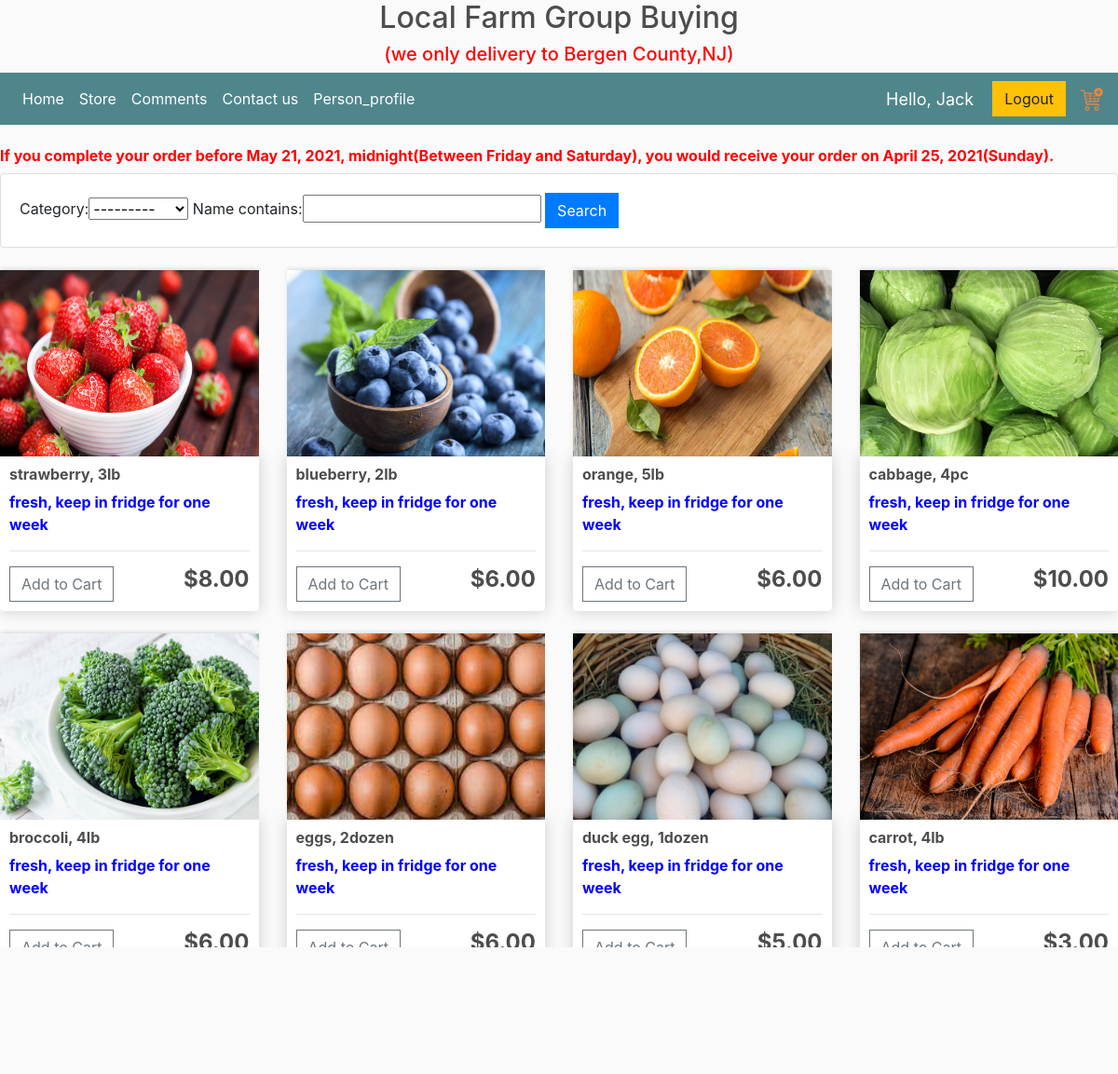
Screenshot of /storein/ (signed in) with the database file from the repository.
### store/models.py (models this page shows, shortened)
class TimeSet(models.Model):
	End_time = models.DateTimeField(max_length=100, null=True)
	Delivery_date = models.DateField(max_length=100, null=True)

class Product(models.Model):
	CATEGORY = (
		('Vegetables', 'Vegetables'),
		('Fruits', 'Fruits'),
		('Eggs', 'Eggs'),
	)
	name = models.CharField(max_length=200)
	category = models.CharField(max_length=200, null=True, choices=CATEGORY)
	price = models.FloatField()
	describe = models.CharField(max_length=1000)
	image = models.ImageField(null=True, blank=True)
	@property
	def imageURL(self):
		try:
			url = self.image.url
		except:
			url = ''
		return url

### store/decorators.py (the view)
		def wrapper_func(request, *args, **kwargs):
			group = None
			if request.user.groups.exists():
				group = request.user.groups.all()[0].name
			if group in allowed_roles:
				return view_func(request, *args, **kwargs)
			else:
				return HttpResponse('You are not authorized')

### store/views.py (called while the page is built)
@login_required(login_url='login')
@allowed_users(allowed_roles=['admin',  'customer'])
def storein(request):
	times = TimeSet.objects.get(id=1)
	delivery = times.Delivery_date
	end_time = times.End_time
	products = Product.objects.all()
	myFilter = ProductFilter(request.GET, queryset=products)
	products = myFilter.qs
	context = {'times': times, 'delivery': delivery, 'end_time': end_time, 'products': products, 'myFilter': myFilter}
	return render(request, 'store/storein.html', context)

### store/templates/store/storein.html
{% extends 'store/mainin.html' %}
{% load static %}
{% block content %}
<br>
<div class="row">
	<div class="col">
	<h6 style="color:red"><strong>If you complete your order before {{end_time}}(Between Friday and Saturday), you would receive your order on {{delivery}}(Sunday).</strong></h6>
	</div>
</div>
<div class="row">
	<div class="col">
		<div class="card card-body">
			<form method="get">
				{{myFilter.form}}
		    <button class="btn btn-primary" type="submit">Search</button>
		  </form>
		</div>
	</div>
</div>
<br>
<div class="row">
		{% for product in products %}
		<div class="col-lg-3">
			<img class="thumbnail" src="{{product.imageURL}}">
			<div class="box-element product">
				<h6><strong>{{product.name}}</strong></h6>
				<h7 style="color:blue"><strong>{{product.describe}}</strong></h7>
				<hr>
				<button data-product="{{product.id}}" data-action="add" class="btn btn-outline-secondary add-btn update-cart">Add to Cart</button>
				<h4 style="display: inline-block; float: right"><strong>${{product.price|floatformat:2}}</strong></h4>
			</div>
			<br>
		</div>
		{% endfor %}
	</div>
{% endblock %}

### store/templates/store/navbarin.html (shortened to what this page needs)
{% load static %}
<nav class="navbar navbar-expand-lg navbar-dark bg-dark">
    <div class="collapse navbar-collapse" id="navbarSupportedContent">
	    <ul class="navbar-nav mr-auto">
	      <li class="nav-item active">
	        <a class="nav-link" href="{% url 'homein' %}">Home </a>
	      </li>
              <li class="nav-item active">
	        <a class="nav-link" href="{% url 'storein' %}">Store</a>
			</li>
	      <li class="nav-item active">
	        <a class="nav-link" href="{% url 'commentsin' %}">Comments</a>
	      </li>
            <li class="nav-item active">
	        <a class="nav-link" href="{% url 'contactin' %}">Contact us</a>
	      </li>
			{% if request.user.is_staff %}
			 <li class="nav-item active">
	        <a class="nav-link" href="{% url 'dashboard' %}">Control Panel</a>
	      </li>
			{% else %}
			<li class="nav-item active">
	        <a class="nav-link" href="{% url 'customer_setting' %}">Person_profile</a>
	      </li>
			{% endif %}
	    </ul>
        <div class="form-inline my-2 my-lg-0">
	     	<span class="hello-msg">Hello, {{request.user}}</span>
	    </div>
	    <div class="form-inline my-2 my-lg-0">
	     	<a href="{% url 'logout' %}"class="btn btn-warning">Logout</a>
			{% if request.user.customer %}
	     	<a href="{% url 'cart' %}">
	    		<img  id="cart-icon" src="{% static 'images/cart.png' %}">
	    	</a>
			{% endif %}
	    </div>
       </div>
	 </nav>

### static/css/main.css (style rules this page uses)
body { background-color: hsl(0, 0%, 98%); }
h1,h2,h3,h4,h5,h6 { color:hsl(0, 0%, 30%); }
.box-element { box-shadow:hsl(0, 0%, 80%) 0 0 16px; background-color: #fff; border-radius: 4px; padding: 10px; }
.thumbnail { width: 100%; height: 200px; -webkit-box-shadow: -1px -3px 5px -2px rgba(214,214,214,1); -moz-box-shadow: -1px -3px 5px -2px rgba(214,214,214,1); box-shadow: -1px -3px 5px -2px rgba(214,214,214,1); }
.product { border-radius: 0 0 4px 4px; }
.bg-dark { background-color: #4f868c!important; }
#cart-icon { width:25px; display: inline-block; margin-left: 15px; }
.btn { border-radius: 0; }

### store/templates/store/navbarin.html (style rules this page uses)
.hello-msg { font-size: 18px; color: #fff; margin-right: 20px; }

### rows the page displays
TimeSet: End_time "May 21, 2021, midnight", Delivery_date "April 25, 2021"
Product: imageURL (picture), name "strawberry, 3lb", describe "fresh, keep in fridge for one week", price "8.00"
Product: imageURL (picture), name "blueberry, 2lb", describe "fresh, keep in fridge for one week", price "6.00"
Product: imageURL (picture), name "orange, 5lb", describe "fresh, keep in fridge for one week", price "6.00"
Product: imageURL (picture), name "cabbage, 4pc", describe "fresh, keep in fridge for one week", price "10.00"
Product: imageURL (picture), name "broccoli, 4lb", describe "fresh, keep in fridge for one week", price "6.00"
Product: imageURL (picture), name "eggs, 2dozen", describe "fresh, keep in fridge for one week", price "6.00"
Product: imageURL (picture), name "duck egg, 1dozen", describe "fresh, keep in fridge for one week", price "5.00"
Product: imageURL (picture), name "carrot, 4lb", describe "fresh, keep in fridge for one week", price "3.00"

### other values shown
{{ request.user }} "Jack"
